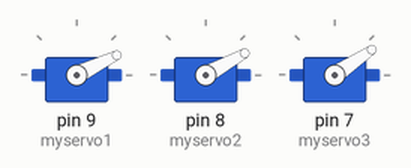
Bench run of a sketch on a simulated Arduino Uno, built with avr-gcc and run on an emulated ATmega328P. On the bench: 3 × servo.

Above: at 0.05 s.
At 0.4 s:
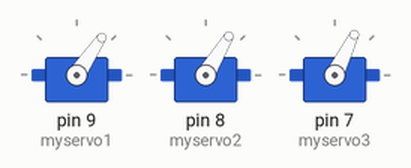
Timing chart, 0 to 3.0 s (numbered marks = the images above):
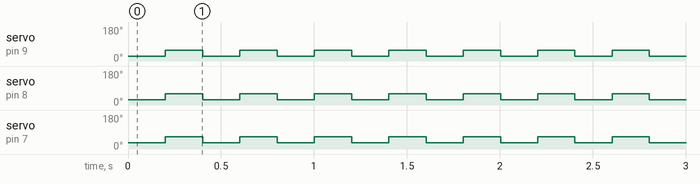

The sketch:

openLoopStraight_BT.ino
```cpp
#include <Servo.h>

Servo myservo1;
Servo myservo2;
Servo myservo3;

float offset1 = -4;
float offset2 = -1;
float offset3 = 4;
float firstPos = 30;
float lastPos = 60;
float myDelay = 200;

void setup() {
  myservo1.attach(9);
  myservo2.attach(8);
  myservo3.attach(7);
  updateServos(firstPos);
}

void loop() {
  updateServos(firstPos);
  delay(myDelay);
  updateServos(lastPos);
  delay(myDelay);
}

void updateServos(float pos) {
  myservo1.write(pos + offset1);
  myservo2.write(pos + offset2);
  myservo3.write(pos + offset3);
}
```

Measured:
- by itself, servo on pin 9 (myservo1): alternates 56° for 0.20 s and 26° for 0.20 s
- by itself, servo on pin 8 (myservo2): alternates 59° for 0.20 s and 29° for 0.20 s
- by itself, servo on pin 7 (myservo3): alternates 64° for 0.20 s and 34° for 0.20 s
